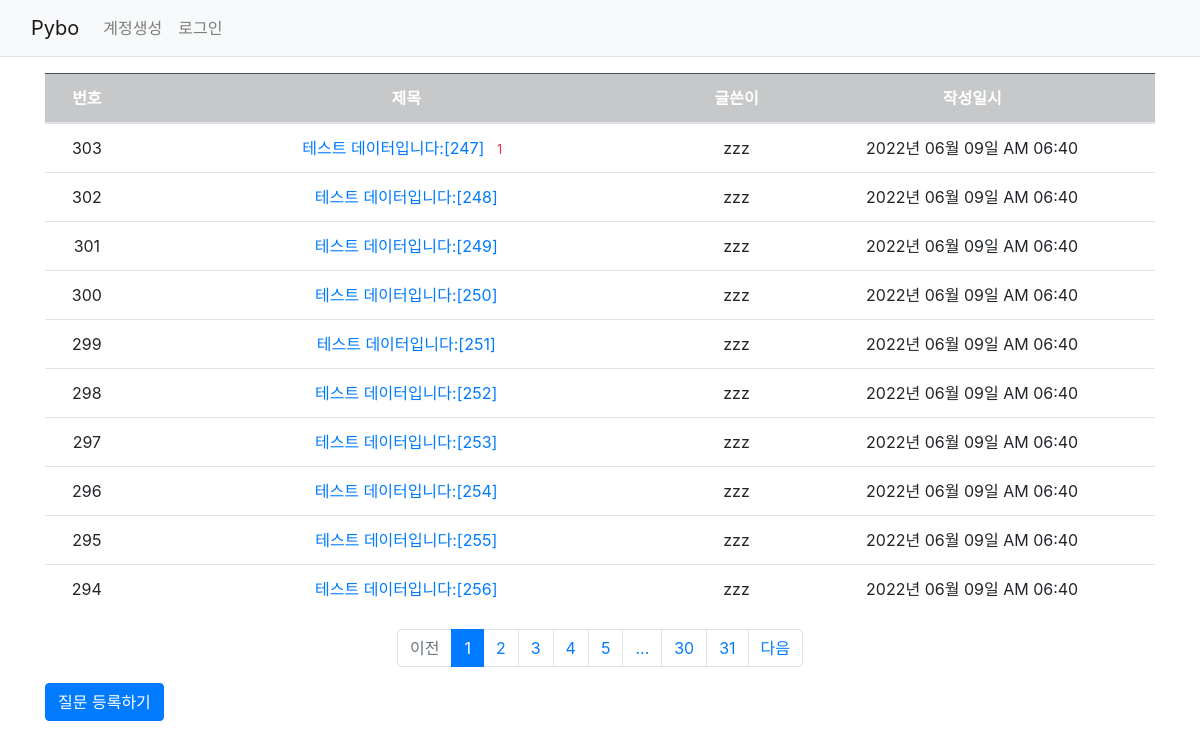
Page /question/list/ on the committed database.
### pybo/models.py (models this page shows)
class Question(db.Model):
    id = db.Column(db.Integer, primary_key=True)
    subject = db.Column(db.String(200), nullable=False)
    content = db.Column(db.Text(), nullable=False)
    create_date = db.Column(db.DateTime(), nullable=False)
    user_id = db.Column(db.Integer, db.ForeignKey('user.id', ondelete='CASCADE'), nullable=False)
    user = db.relationship('User', backref=db.backref('question_set'))

class User(db.Model):
    id = db.Column(db.Integer, primary_key=True)
    username = db.Column(db.String(150), unique=True, nullable=False)
    password = db.Column(db.String(200), nullable=False)
    email = db.Column(db.String(120), unique=True, nullable=False)

### pybo/views/question_views.py (the view)
@bp.route('/list/')
def _list():
    page = request.args.get('page', type=int, default=1)
    question_list = Question.query.order_by(Question.create_date.desc())
    question_list = question_list.paginate(page, per_page=10)
    return render_template('question/question_list.html', question_list=question_list)

### pybo/filter.py (called while the page is built)
def format_datetime(value, fmt='%Y년 %m월 %d일 %p %I:%M'):
    return value.strftime(fmt)

### pybo/views/auth_views.py (called while the page is built)
@bp.before_app_request
def load_logged_in_user():
    user_id = session.get('user_id')
    if user_id is None:
        g.user = None
    else:
        g.user = User.query.get(user_id)

### pybo/templates/question/question_list.html
{% extends 'base.html' %}
{% block content %}
<div class = "container my-3">
    <table class = "table">
        <thead>
        <tr class ="text-center table-dark">
            <th>번호</th>
            <th style="width:50%">제목</th>
            <th>글쓴이</th>
            <th>작성일시</th>
        </tr>
        </thead>
        <tbody>
        {% if question_list %}
        {% for question in question_list.items %}
        <tr  class="text-center">
            <td>{{ question_list.total - ((question_list.page-1) * question_list.per_page) - loop.index0 }}</td>
            <td class="text-start">
                <a href = "{{ url_for('question.detail', question_id=question.id) }}">{{ question.subject }}</a>
                {% if question.answer_set|length > 0 %}
                <span class="text-danger small mx-2">{{ question.answer_set|length }}</span>
                {% endif %}
            </td>
            <td>{{ question.user.username }}</td>
            <td>{{ question.create_date|datetime }}</td>
        </tr>
        {% endfor %}
        {% else %}
        <tr>
            <td colspan="3">질문이 없습니다.</td>
        </tr>
        {% endif %}
        </tbody>
    </table>
    <ul class="pagination justify-content-center">
        {% if question_list.has_prev %}
        <li class="page-item">
            <a class="page-link" href="?page={{ question_list.prev_num }}">이전</a>
        </li>
        {% else %}
        <li class="page-item disabled">
            <a class="page-link" tabindex="-1" aria-disabled="true" href="javascript:void(0)">이전</a>
        </li>
        {% endif %}
        {% for page_num in question_list.iter_pages() %}
        {% if page_num %}
        {% if page_num != question_list.page %}
        <li class="page-item">
            <a class="page-link" href="?page={{ page_num }}">{{ page_num }}</a>
        </li>
        {% else %}
        <li class="page-item active" aria-current="page">
            <a class="page-link" href="javascript:void(0)">{{ page_num }}</a>
        </li>
        {% endif %}
        {% else %}
        <li class="disabled">
            <a class="page-link" href="javascript:void(0)">...</a>
        </li>
        {% endif %}
        {% endfor %}
        {% if question_list.has_next %}
        <li class="page-item">
            <a class="page-link" href="?page={{ question_list.next_num }}">다음</a>
        </li>
        {% else %}
        <li class="page-item disabled">
            <a class="page-link" tabindex="-1" aria-disabled="true" href="javascript:void(0)">다음</a>
        </li>
        {% endif %}
    </ul>
    <a href="{{ url_for('question.create') }}" class = "btn btn-primary">질문 등록하기</a>
</div>
{% endblock %}

### pybo/templates/base.html (shortened to what this page needs)
<!doctype html>
<html lang = "ko">
<head>
    <link rel="stylesheet" href = "{{ url_for('static', filename='bootstrap.min.css') }}">
    <link rel="stylesheet" href = "{{ url_for('static', filename='style.css') }}">
</head>
<body>
{% include "navbar.html" %}
{% block content %}
{% endblock %}
</body>
</html>

### pybo/templates/navbar.html (shortened to what this page needs)
<nav class="navbar navbar-expand-lg navbar-light bg-light border-bottom">
    <div class="container-fluid">
        <a class="navbar-brand" href="{{ url_for('main.index') }}">Pybo</a>
        <div class="collapse navbar-collapse" id="navbarSupportedContent">
            {% if g.user %}
            <ul class="navbar-nav">
                <li class="nav-item ">
                    <a class="nav-link" href="{{ url_for('auth.logout') }}">{{ g.user.username }} (로그아웃)</a>
                </li>
            </ul>
            {% else %}
            <ul class="navbar-nav me-auto mb-2 mb-lg-0">
                <li class="nav-item">
                    <a class="nav-link" href="{{ url_for('auth.signup') }}">계정생성</a>
                </li>
                <li class="nav-item">
                    <a class="nav-link" href="{{ url_for('auth.login') }}">로그인</a>
                </li>
            </ul>
            {% endif %}
        </div>
    </div>
</nav>

### rows in the picture
Question: total "303", subject "테스트 데이터입니다:[247]", answer_set|length "1", user.username "zzz", create_date "2022년 06월 09일 AM 06:40"
Question: total "302", subject "테스트 데이터입니다:[248]", user.username "zzz", create_date "2022년 06월 09일 AM 06:40"
Question: total "301", subject "테스트 데이터입니다:[249]", user.username "zzz", create_date "2022년 06월 09일 AM 06:40"
Question: total "300", subject "테스트 데이터입니다:[250]", user.username "zzz", create_date "2022년 06월 09일 AM 06:40"
Question: total "299", subject "테스트 데이터입니다:[251]", user.username "zzz", create_date "2022년 06월 09일 AM 06:40"
Question: total "298", subject "테스트 데이터입니다:[252]", user.username "zzz", create_date "2022년 06월 09일 AM 06:40"
Question: total "297", subject "테스트 데이터입니다:[253]", user.username "zzz", create_date "2022년 06월 09일 AM 06:40"
Question: total "296", subject "테스트 데이터입니다:[254]", user.username "zzz", create_date "2022년 06월 09일 AM 06:40"
Question: total "295", subject "테스트 데이터입니다:[255]", user.username "zzz", create_date "2022년 06월 09일 AM 06:40"
Question: total "294", subject "테스트 데이터입니다:[256]", user.username "zzz", create_date "2022년 06월 09일 AM 06:40"

### other values in the picture
{{ page_num }} "1"
{{ page_num }} "2" "3" "4" "5" "30" "31"
